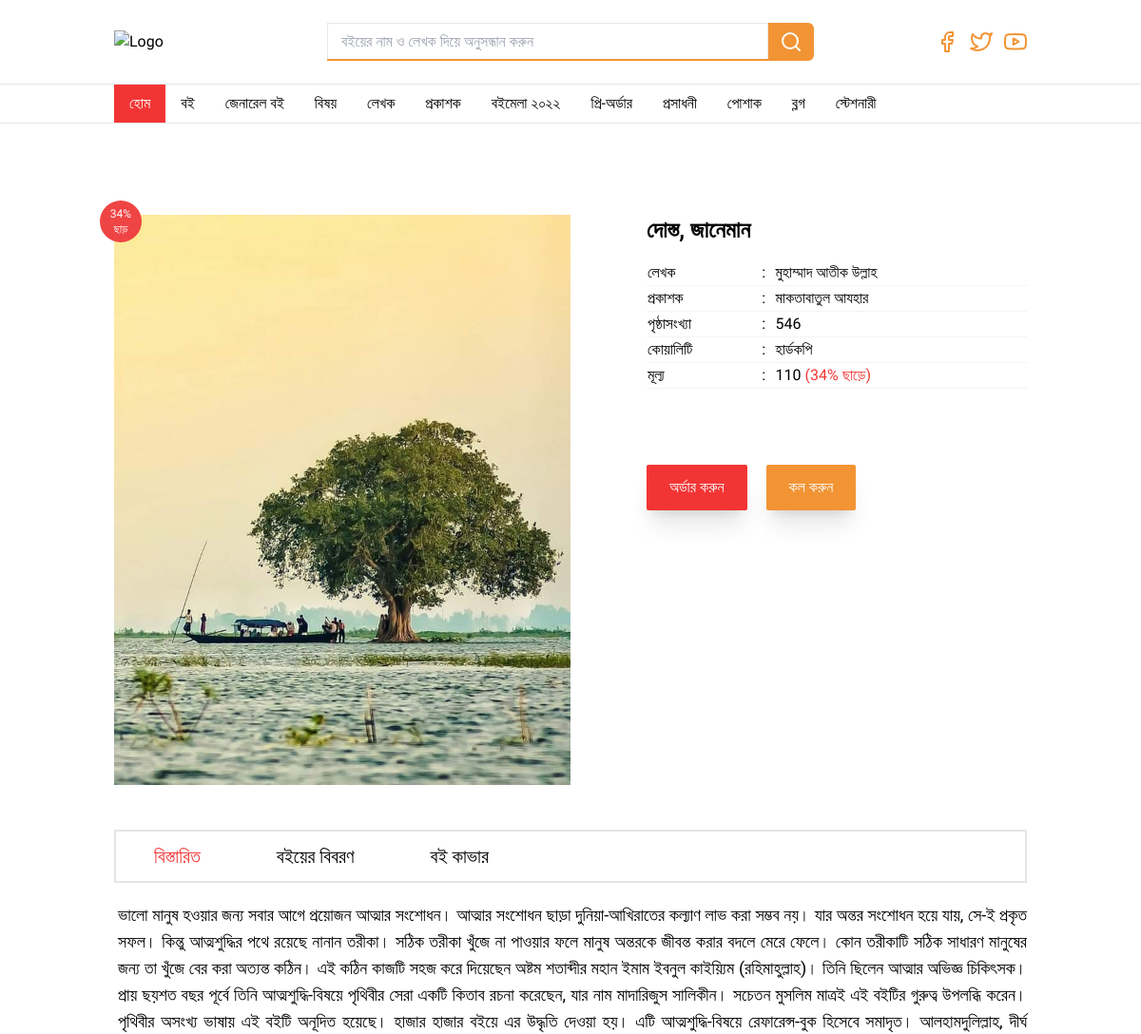
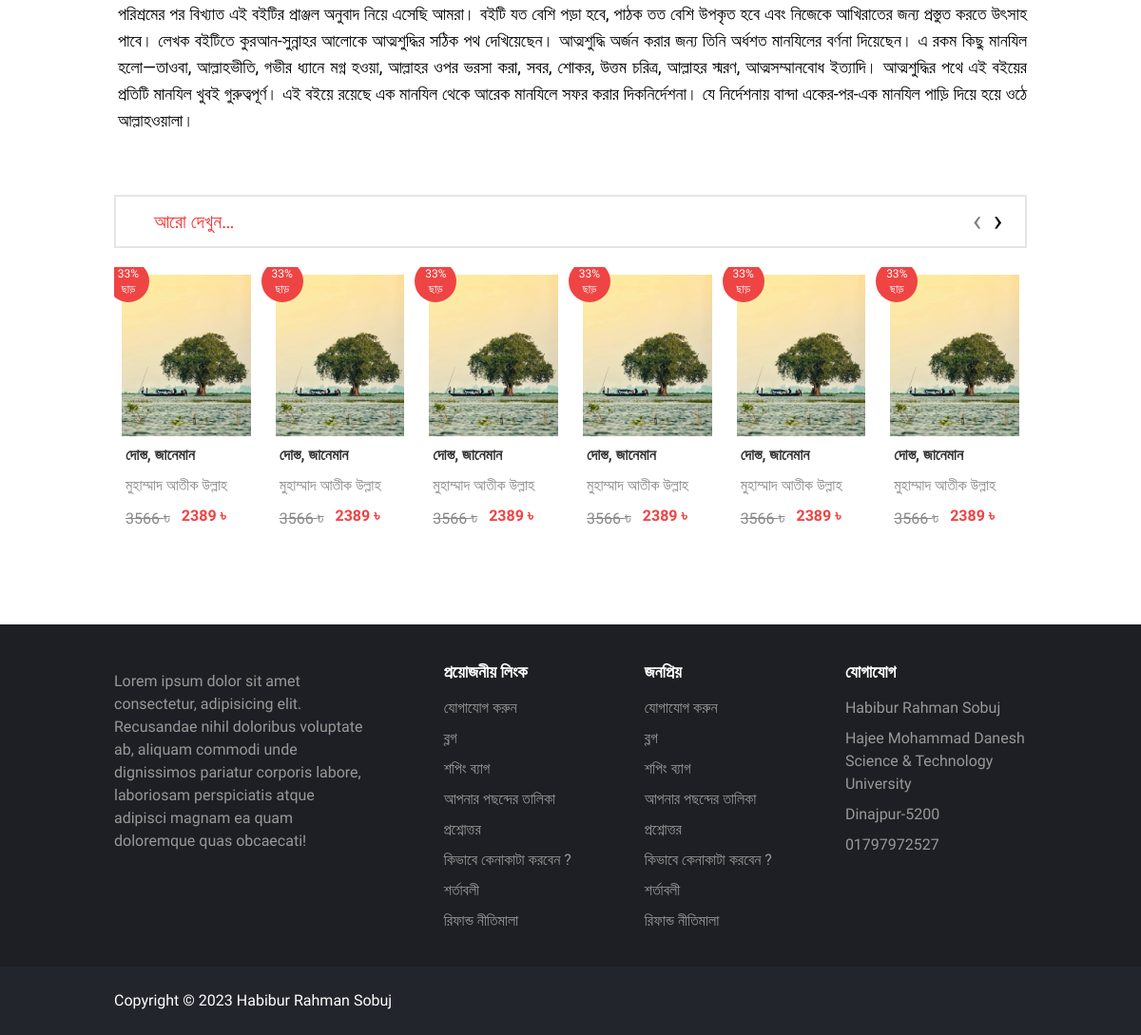
Screenshot of /details/15 with the database file from the repository (2 pictures, top to bottom).
### App_Home/models.py (models this page shows)
class Book(models.Model):
    book_title = models.CharField(max_length = 5000,verbose_name="Book Title")
    writer = models.CharField(max_length = 5000,verbose_name="Writer")
    publisher = models.CharField(max_length = 5000,verbose_name="Publisher")
    quality = models.CharField(max_length = 5000,verbose_name="Quality")
    book_description = models.TextField(verbose_name="Book Description")
    total_page = models.IntegerField(
        default=0,
     )
    price = models.IntegerField(
        default=0,
     )
    discount = models.IntegerField(
        default=0,
     )
    main_cover = models.ImageField(upload_to=book_directory_path,verbose_name="Main Cover Image")
    book_cover1 = models.ImageField(upload_to=book_directory_path,verbose_name="Cover Image 1",blank=True, null=True)
    book_cover2 = models.ImageField(upload_to=book_directory_path,verbose_name="Cover Image 2",blank=True, null=True)
    book_cover3 = models.ImageField(upload_to=book_directory_path,verbose_name="Cover Image 3",blank=True, null=True)
    publish_date=models.DateTimeField(auto_now_add=True)
    update_date = models.DateTimeField(auto_now=True, auto_now_add=False)
    class Meta:
        ordering=['-publish_date']
    def __str__(self):
        return self.book_title

### App_Home/views.py (the view, shortened to what this page needs)
# urls.py: path('details/<pk>',views.details,name='details'),
def details(request,pk):
    try:
        book=get_object_or_404(Book, pk=pk)
        books=Book.objects.all()
    except Book.DoesNotExist:
        book = None
        books = None
    book=Book.objects.get(pk=pk)
    books=Book.objects.all()
    dict={
        'book':book,
        'books':books,
    }
    return render(request, 'App_Home/details.html', context=dict)

### App_Home/templatetags/discount_tag.py (called while the page is built)
@register.filter()
def discount_price(price,discount):
    try:
        return (int(price-((price)*discount/100)))
    except (ValueError, ZeroDivisionError):
        return ""

### template/App_Home/details.html (shortened to what this page needs)
{% load discount_tag %}
<!DOCTYPE html>
<html lang="en">
<head>
    <script src="https://cdn.tailwindcss.com"></script>
    <link rel='stylesheet' href='https://cdnjs.cloudflare.com/ajax/libs/lightbox2/2.8.2/css/lightbox.css'>
    <link rel="stylesheet"
        href="https://cdnjs.cloudflare.com/ajax/libs/OwlCarousel2/2.3.4/assets/owl.carousel.min.css" />
    <link rel="stylesheet"
        href="https://cdnjs.cloudflare.com/ajax/libs/OwlCarousel2/2.3.4/assets/owl.theme.default.min.css" />
</head>
<body x-data="{open:false}" x-bind:class="open?'overflow-hidden':''">
    {% include 'header.html' %}
    <section @click="open=false" class="mt-24">
        <div class="container w-7xl mx-auto">
            <div class="mx-[.7rem] md:mx-[1rem] lg:mx-[2rem] xl:mx-[4rem] 2xl:mx-[10rem]">
                <div>
                    <div class="grid grid-cols-1 md:grid-cols-2 justify-center items-center mb-10 space-x-20">
                        <div class="flex flex-col ">
                            <div class="relative">
                                <div class="inline-flex justify-start items-start">
                                    <a class="example-image-link" href="/media/{{book.main_cover}}"
                                        data-lightbox="example-set" data-title="{{book.book_title}}">
                                        <img class="example-image" src="/media/{{book.main_cover}}"
                                            alt="{{book.book_title}}" width="100%">
                                    </a>
                                </div>
                                <div
                                    class="absolute top-[-15px] left-[-15px] inline flex flex-col justify-center items-center w-11 h-11 bg-red-500 rounded-full p-1 text-xs text-white">
                                    <span>{{book.discount}}%</span>
                                    <span>ছাড়</span>
                                </div>
                            </div>
                        </div>
                        <div class="flex flex-col h-full justify-center items-center md:justify-start md:items-start">
                            <h1 class="text-2xl font-bold mb-4">{{book.book_title}}</h1>
                            <table class="text-md font-medium  w-full text-center md:text-left">
                                <tr class="border-b border-gray-100 py-3">
                                    <td>লেখক</td>
                                    <td class="">:</td>
                                    <td>{{book.writer}}</td>
                                </tr>
                                <tr class="border-b border-gray-100 py-3">
                                    <td>প্রকাশক</td>
                                    <td>:</td>
                                    <td>{{book.publisher}}</td>
                                </tr>
                                <tr class="border-b border-gray-100 py-3">
                                    <td>পৃষ্ঠাসংখ্যা</td>
                                    <td>:</td>
                                    <td>{{book.total_page}}</td>
                                </tr>
                                <tr class="border-b border-gray-100 py-3">
                                    <td>কোয়ালিটি</td>
                                    <td>:</td>
                                    <td>{{book.quality}}</td>
                                </tr>
                                <tr class="border-b border-gray-100 py-3">
                                    <td>মূল্য</td>
                                    <td>:</td>
                                    {% if book.discount %}
                                    <td>{{ book.price|discount_price:book.discount }}  <span class="text-[#F23534]">({{book.discount}}% ছাড়ে)</span></td>
                                    {% else %}
                                    <td>{{book.price}}</td>
                                    {% endif %}
                                </tr>
                            </table>
                            <div class="mt-10 flex space-x-5">
                                <a href="https://www.facebook.com/habibur.rahman.sobuj.bd"
                                    class="bg-[#F23534] text-white px-6 py-3 rounded-sm shadow-xl hover:bg-[#e30302]" onclick="myFunction()" onmouseout="outFunc()">অর্ডার
                                    করুন</a>
                                <a href="tel:+8801797972527"
                                    class="bg-[#f29434] text-white px-6 py-3 rounded-sm shadow-xl hover:bg-[#e67605]">কল
                                    করুন</a>
                            </div>
                        </div>
                    </div>
                    <div x-data="{tab:1}">
                        <div>
                            <div
                                class="flex space-x-3 sm:space-x-20 justify-start items-center text-lg  sm:text-xl border-2 border-[#e5e5e5] px-10 py-3">
                                <button @click="tab=1"
                                    :class="{'text-[#f23534] font-normal':tab===1}">বিস্তারিত</button>
                                <button @click="tab=2" :class="{'text-[#f23534] font-normal':tab===2}">বইয়ের
                                    বিবরণ</button>
                                <button @click="tab=3" :class="{'text-[#f23534] font-normal':tab===3}">বই
                                    কাভার</button>
                            </div>
                            <div x-show="tab===1" x-cloak>
                                <p class="pt-5 text-lg ml-1 text-justify">
                                    {{book.book_description}}
                                </p>
                            </div>
                        </div>
                    </div>
                    <div class="flex space-y-5 flex-col pb-20 pt-16">
                        <div class="flex justify-start items-center border-2 border-[#e5e5e5] px-10 py-3">
                            <h1 class="text-xl font-normal text-center text-[#f23534]">আরো দেখুন…</h1>
                        </div>
                        <div class="owl-carousel owl-theme">
                            {% if books %}
                            {% for sbook in books %}
                            <div class="item">
                                <div class="flex h-full">
                                    <div
                                        class="flex h-full flex-col p-2 hover:rounded-md transform transition-all duration-300 justify-start items-start">
                                        <div class="relative">
                                            <img src="/media/{{sbook.main_cover}}" alt="{{sbook.book_title}}">
                                            <div
                                                class="absolute top-[-15px] left-[-15px] inline flex flex-col justify-center items-center w-11 h-11 bg-red-500 rounded-full p-1 text-xs text-white">
                                                <span>{{sbook.discount}}%</span>
                                                <span>ছাড়</span>
                                            </div>
                                        </div>
                                        <div class="flex flex-col space-y-2 mt-2 ml-1">
                                            <h1 class="text-[16px] font-bold text-[#333]"><a
                                                    href="{% url 'App_Home:details' pk=book.pk %}"
                                                    class="hover:underline hover:decoration-solid ">{{sbook.book_title}}</a>
                                            </h1>
                                            <h1 class="text-[#888] text-md font-normal">{{sbook.writer}}</h1>
                                            {% if sbook.discount %}
                                            <h1 class="flex space-x-3">
                                                <span class="text-[#888] text-md line-through">{{sbook.price}} <span
                                                        class="text-lg">৳</span></span>
                                                <span class="text-red-500 text-md font-semibold">{{ sbook.price|discount_price:sbook.discount }} ৳</span>
                                            </h1>
                                            {% else %}
                                            <h1 class="flex space-x-3">
                                                <span class="text-red-500 text-md font-semibold">{{sbook.price}}
                                                    ৳</span>
                                            </h1>
                                            {% endif %}
                                        </div>
                                    </div>
                                </div>
                            </div>
                            {% endfor %}
                            {% endif %}
                        </div>
                    </div>
                </div>
            </div>
        </div>
    </section>
    {% include 'footer.html' %}
</body>
</html>

### template/App_Home/details.html (style rules this page uses)
body { font-family: 'Hind Siliguri', sans-serif; background-color: #FFFFFF; }
.owl-theme { position: relative; }

### rows the page displays
Book: main_cover (picture), discount "34", book_title "দোস্ত, জানেমান", writer "মুহাম্মাদ আতীক উল্লাহ", publisher "মাকতাবাতুল আযহার", total_page "546", quality "হার্ডকপি", price|discount_price "110", book_description "ভালো মানুষ হওয়ার জন্য সবার আগে প্রয়োজন আত্মার সংশোধন। আত্মার সংশোধন ছাড়া দুনিয়া-আখিরাতের কল্যাণ লাভ করা সম্ভব নয়। যার অন্তর সংশোধন হয়ে যায়, সে-ই প্রকৃত সফল। কিন্তু আত্মশুদ্ধির পথে রয়েছে নানান তরীকা। সঠিক তরীকা খুঁজে না পাওয়ার ফলে মানুষ অন্তরকে জীবন্ত করার বদলে মেরে ফেলে। কোন তরীকাটি সঠিক সাধারণ মানুষের জন্য তা খুঁজে বের করা অত্যন্ত কঠিন। এই কঠিন কাজটি সহজ করে দিয়েছেন অষ্টম শতাব্দীর মহান ইমাম ইবনুল কাইয়্যিম (রহিমাহুল্লাহ)। তিনি ছিলেন আত্মার অভিজ্ঞ চিকিৎসক। প্রায় ছয়শত বছর পূর্বে তিনি আত্মশুদ্ধি-বিষয়ে পৃথিবীর সেরা একটি কিতাব রচনা করেছেন, যার নাম মাদারিজুস সালিকীন। সচেতন মুসলিম মাত্রই এই বইটির গুরুত্ব উপলব্ধি করেন। পৃথিবীর অসংখ্য ভাষায় এই বইটি অনূদিত হয়েছে। হাজার হাজার বইয়ে এর উদ্ধৃতি দেওয়া হয়।…"
Book: main_cover (picture), discount "33", book_title "দোস্ত, জানেমান", writer "মুহাম্মাদ আতীক উল্লাহ", price "3566", price|discount_price "2389"
Book: main_cover (picture), discount "33", book_title "দোস্ত, জানেমান", writer "মুহাম্মাদ আতীক উল্লাহ", price "3566", price|discount_price "2389"
Book: main_cover (picture), discount "33", book_title "দোস্ত, জানেমান", writer "মুহাম্মাদ আতীক উল্লাহ", price "3566", price|discount_price "2389"
Book: main_cover (picture), discount "33", book_title "দোস্ত, জানেমান", writer "মুহাম্মাদ আতীক উল্লাহ", price "3566", price|discount_price "2389"
Book: main_cover (picture), discount "33", book_title "দোস্ত, জানেমান", writer "মুহাম্মাদ আতীক উল্লাহ", price "3566", price|discount_price "2389"
Book: main_cover (picture), discount "33", book_title "দোস্ত, জানেমান", writer "মুহাম্মাদ আতীক উল্লাহ", price "3566", price|discount_price "2389"
